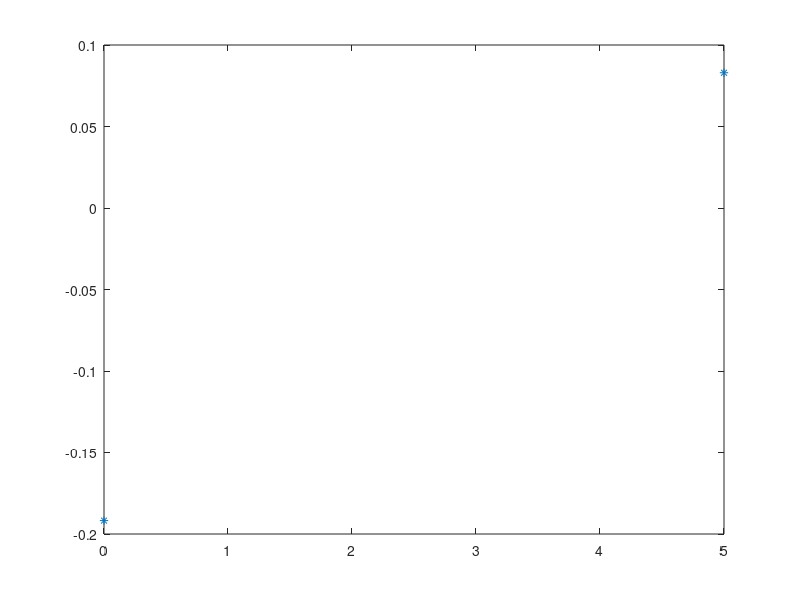

This figure's MATLAB source:
function rapporto_incr_sin

% rapporto incrementale:
% ( f(x+h) - f(x) ) / h

clc

disp("Questo Script Calcola I Valori Del Rapporto Incrementale Per")
disp("y=sinx con 0 < X < PiGreco, h=0.001") 
disp("")

% Inserimento Valori
passo=input("Inserisci Il passo : ");
h=input("Inserisci L'incremento (h) : ");

% Calcolo Valori
x(1)=0;
rapp(1)=(( sin(0+h) - sin(0) )/h);
i=2;
do
	x(i)=x(i-1)+passo;
	rapp(i)=(( sin(x(i)+h) - sin(x(i)) )/h);
	i=i+1;
until ( x(i-1) > pi )

% Plot
disp ("Plotting ...")
plot(x,rapp,"*")

endfunction
